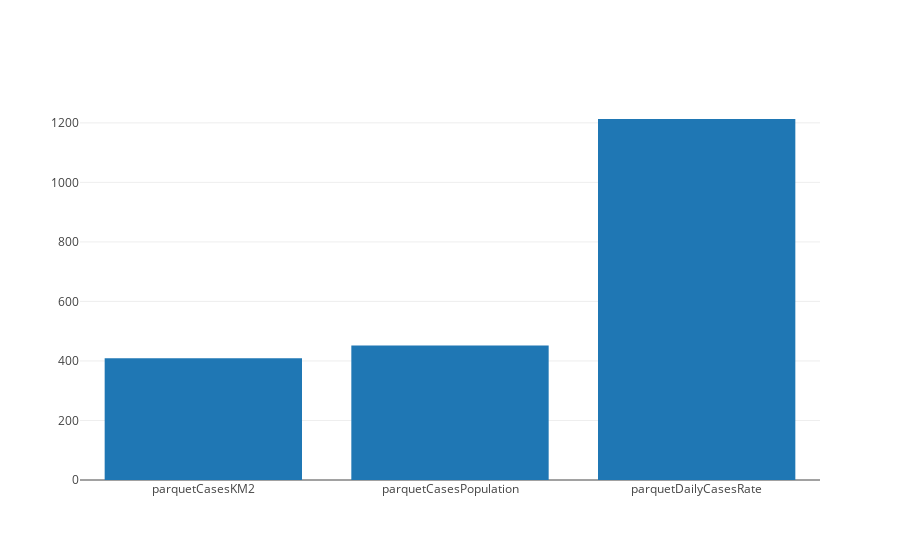

The notebook cell this image was saved under:
### Code cell
val (x, y) = Seq(
    "parquetCasesKM2" -> runWithOutput(parquetCasesKM2.collect),
    "parquetCasesPopulation" -> runWithOutput(parquetCasesPopulation.collect),
    "parquetDailyCasesRate" -> runWithOutput(parquetDailyCasesRate.collect),
).unzip

Bar(x, y).plot()

### Figure 1 — Plotly figure (JSON) as saved in the notebook; plotly's stock layout.template omitted (floating-point values rounded to 4 significant figures)
{"data": [{"type": "bar", "x": ["parquetCasesKM2", "parquetCasesPopulation", "parquetDailyCasesRate"], "y": [409, 452, 1213]}], "layout": {}}
